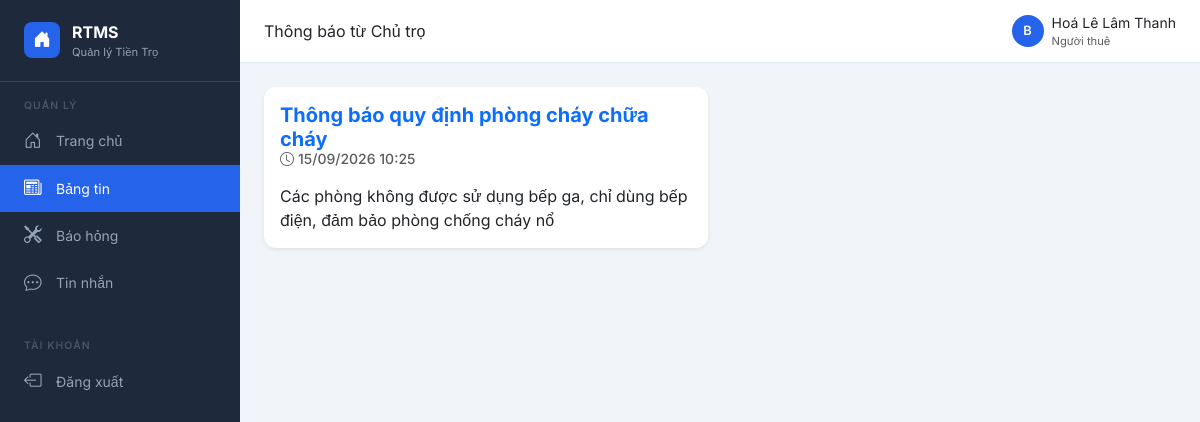
Page /posts/ (signed in) on the committed database.
### rooms/models.py (models this page shows, shortened)
class Post(models.Model):
    owner = models.ForeignKey(User, on_delete=models.CASCADE, related_name='posts', verbose_name='Chủ trọ')
    title = models.CharField(max_length=255, verbose_name='Tiêu đề')
    content = models.TextField(verbose_name='Nội dung')
    created_at = models.DateTimeField(auto_now_add=True)
    updated_at = models.DateTimeField(auto_now=True)
    class Meta:
        db_table = 'app_post'
        verbose_name = 'Bài viết'
        verbose_name_plural = 'Danh sách bài viết'
        ordering = ['-created_at']

### rooms/views.py (the view, shortened to what this page needs)
# urls.py: path('posts/', views.post_list, name='post_list'),
@login_required
def post_list(request):
    if request.user.profile.is_tenant():
        owner = request.user.profile.owner
        posts = Post.objects.filter(owner=owner) if owner else []
        return render(request, 'rooms/post_tenant.html', {'posts': posts})

### accounts/models.py (called while the page is built)
    def is_owner(self):
        return self.role == 'owner'

    def is_tenant(self):
        return self.role == 'tenant'

### templates/rooms/post_tenant.html (shortened to what this page needs)
{% extends 'base.html' %}
{% block page_title %}Thông báo từ Chủ trọ{% endblock %}
{% block content %}
<div class="row">
    <div class="col-12">
        {% if posts %}
            <div class="row">
            {% for post in posts %}
                <div class="col-md-6 mb-4">
                    <div class="card shadow-sm border-0 h-100">
                        <div class="card-body">
                            <h5 class="card-title fw-bold text-primary mb-1">{{ post.title }}</h5>
                            <h6 class="card-subtitle mb-3 text-muted small"><i class="bi bi-clock me-1"></i>{{ post.created_at|date:"d/m/Y H:i" }}</h6>
                            <p class="card-text" style="white-space: pre-wrap;">{{ post.content }}</p>
                        </div>
                    </div>
                </div>
            {% endfor %}
            </div>
        {% endif %}
    </div>
</div>
{% endblock %}

### templates/base.html (shortened to what this page needs)
<!DOCTYPE html>
<html lang="vi">
<head>
    <link href="https://cdn.jsdelivr.net/npm/bootstrap@5.3.0/dist/css/bootstrap.min.css" rel="stylesheet">
    <link href="https://cdn.jsdelivr.net/npm/bootstrap-icons@1.11.0/font/bootstrap-icons.css" rel="stylesheet">
</head>
<body>
    {% if user.is_authenticated %}
    <nav class="sidebar">
        <div class="sidebar-brand">
            <div class="brand-icon"><i class="bi bi-house-door-fill"></i></div>
            <div>
                <div class="brand-name">RTMS</div>
                <div class="brand-sub">Quản lý Tiền Trọ</div>
            </div>
        </div>
        <div class="sidebar-section-title">Quản lý</div>
        <ul class="nav flex-column">
            {% if user.profile.is_owner %}
                <li class="nav-item">
                    <a href="{% url 'dashboard' %}"
                        class="nav-link {% if request.resolver_match.url_name == 'dashboard' %}active{% endif %}">
                        <i class="bi bi-grid-1x2"></i> Tổng quan
                    </a>
                </li>
                <li class="nav-item">
                    <a href="{% url 'room_create' %}"
                        class="nav-link {% if request.resolver_match.url_name == 'room_create' %}active{% endif %}">
                        <i class="bi bi-plus-circle"></i> Thêm phòng
                    </a>
                </li>
                <li class="nav-item">
                    <a href="{% url 'invoice_list' %}"
                        class="nav-link {% if request.resolver_match.url_name == 'invoice_list' %}active{% endif %}">
                        <i class="bi bi-receipt"></i> Hóa đơn
                    </a>
                </li>
                <li class="nav-item">
                    <a href="{% url 'user_list' %}"
                        class="nav-link {% if request.resolver_match.url_name == 'user_list' %}active{% endif %}">
                        <i class="bi bi-people"></i> Người dùng
                    </a>
                </li>
            {% else %}
                <li class="nav-item">
                    <a href="{% url 'tenant_dashboard' %}"
                        class="nav-link {% if request.resolver_match.url_name == 'tenant_dashboard' %}active{% endif %}">
                        <i class="bi bi-house-door"></i> Trang chủ
                    </a>
                </li>
            {% endif %}
            <li class="nav-item">
                <a href="{% url 'post_list' %}"
                    class="nav-link {% if request.resolver_match.url_name == 'post_list' %}active{% endif %}">
                    <i class="bi bi-newspaper"></i> Bảng tin
                </a>
            </li>
            <li class="nav-item">
                <a href="{% url 'maintenance_list' %}"
                    class="nav-link {% if request.resolver_match.url_name == 'maintenance_list' %}active{% endif %}">
                    <i class="bi bi-tools"></i> Báo hỏng
                </a>
            </li>
            <li class="nav-item">
                <a href="{% url 'chat_view' %}"
                    class="nav-link {% if request.resolver_match.url_name == 'chat_view' %}active{% endif %}">
                    <i class="bi bi-chat-dots"></i> Tin nhắn
                </a>
            </li>
        </ul>
        <div class="sidebar-section-title mt-3">Tài khoản</div>
        <ul class="nav flex-column">
            <li class="nav-item">
                <a href="{% url 'logout' %}" class="nav-link">
                    <i class="bi bi-box-arrow-left"></i> Đăng xuất
                </a>
            </li>
        </ul>
    </nav>
    <div class="main-content">
        <div class="top-bar">
            <div>
                <span class="fw-600 text-dark">{% block page_title %}Tổng quan{% endblock %}</span>
            </div>
            <div class="d-flex align-items-center gap-2">
                <div class="user-avatar">{{ user.username|first|upper }}</div>
                <div>
                    <div class="fw-500 small">{{ user.get_full_name|default:user.username }}</div>
                    <div class="text-muted" style="font-size:0.7rem">
                        {% if user.profile.is_owner %}
                            Chủ trọ
                        {% else %}
                            Người thuê
                        {% endif %}
                    </div>
                </div>
            </div>
        </div>
        <div class="page-content">
    {% else %}
    <div class="container mt-5">
    {% endif %}
        {% block content %}{% endblock %}
    {% if user.is_authenticated %}
        </div>
    </div>
    {% else %}
    </div>
    {% endif %}
</body>
</html>

### templates/base.html (style rules this page uses)
:root { --sidebar-width: 240px; --primary: #2563eb; --primary-dark: #1d4ed8; --sidebar-bg: #1e293b; --sidebar-text: #94a3b8; --sidebar-active: #2563eb; }
* { font-family: 'Inter', sans-serif; }
body { background: #f1f5f9; }
.sidebar { width: var(--sidebar-width); background: var(--sidebar-bg); min-height: 100vh; position: fixed; left: 0; top: 0; z-index: 100; padding-top: 0; }
.sidebar-brand { padding: 1.25rem 1.5rem; border-bottom: 1px solid #334155; display: flex; align-items: center; gap: 0.75rem; }
.sidebar-brand .brand-icon { width: 36px; height: 36px; background: var(--primary); border-radius: 8px; display: flex; align-items: center; justify-content: center; color: white; font-size: 1.1rem; }
.sidebar-brand .brand-name { color: white; font-weight: 700; font-size: 1rem; }
.sidebar-brand .brand-sub { color: var(--sidebar-text); font-size: 0.7rem; }
.sidebar .nav-link { color: var(--sidebar-text); padding: 0.65rem 1.5rem; display: flex; align-items: center; gap: 0.75rem; border-radius: 0; transition: all 0.2s; font-size: 0.875rem; }
.sidebar .nav-link.active { color: white; background: var(--primary); }
.sidebar .nav-link i { font-size: 1.1rem; width: 20px; }
.sidebar-section-title { padding: 1rem 1.5rem 0.25rem; color: #475569; font-size: 0.65rem; text-transform: uppercase; letter-spacing: 0.1em; font-weight: 600; }
.main-content { margin-left: var(--sidebar-width); min-height: 100vh; }
.top-bar { background: white; border-bottom: 1px solid #e2e8f0; padding: 0.75rem 1.5rem; display: flex; align-items: center; justify-content: space-between; }
.page-content { padding: 1.5rem; }
.card { border: 1px solid #e2e8f0; border-radius: 12px; box-shadow: 0 1px 3px rgba(0, 0, 0, 0.05); }
.user-avatar { width: 32px; height: 32px; border-radius: 50%; background: var(--primary); color: white; display: flex; align-items: center; justify-content: center; font-size: 0.8rem; font-weight: 600; }

### rows in the picture
Post: title "Thông báo quy định phòng cháy chữa cháy", created_at "15/09/2026 10:25", content "Các phòng không được sử dụng bếp ga, chỉ dùng bếp điện, đảm bảo phòng chống cháy nổ"

### other values in the picture
{{ user.username|first|upper }} "B"
{{ user.get_full_name|default:user.username }} "Hoá Lê Lâm Thanh"
